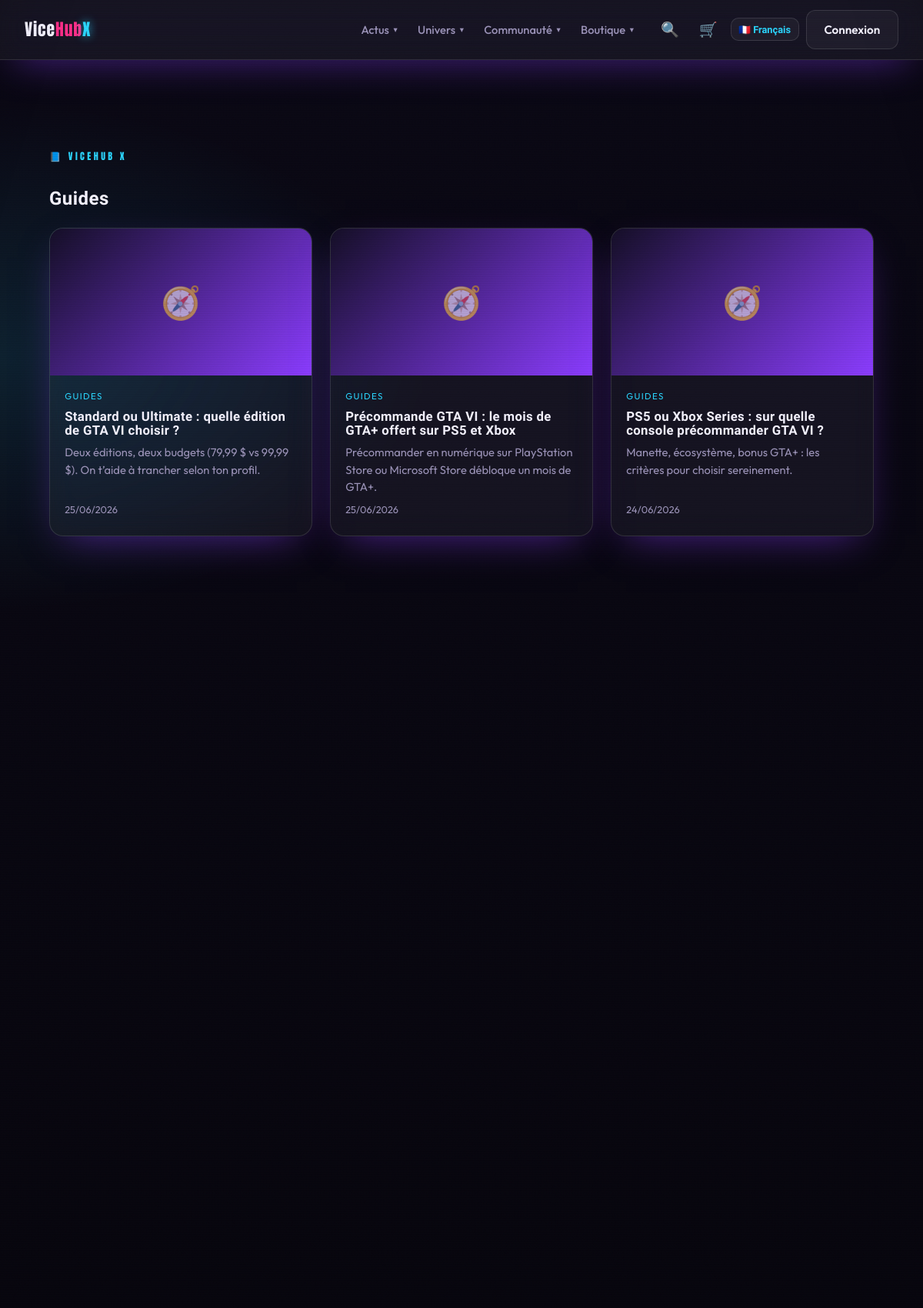
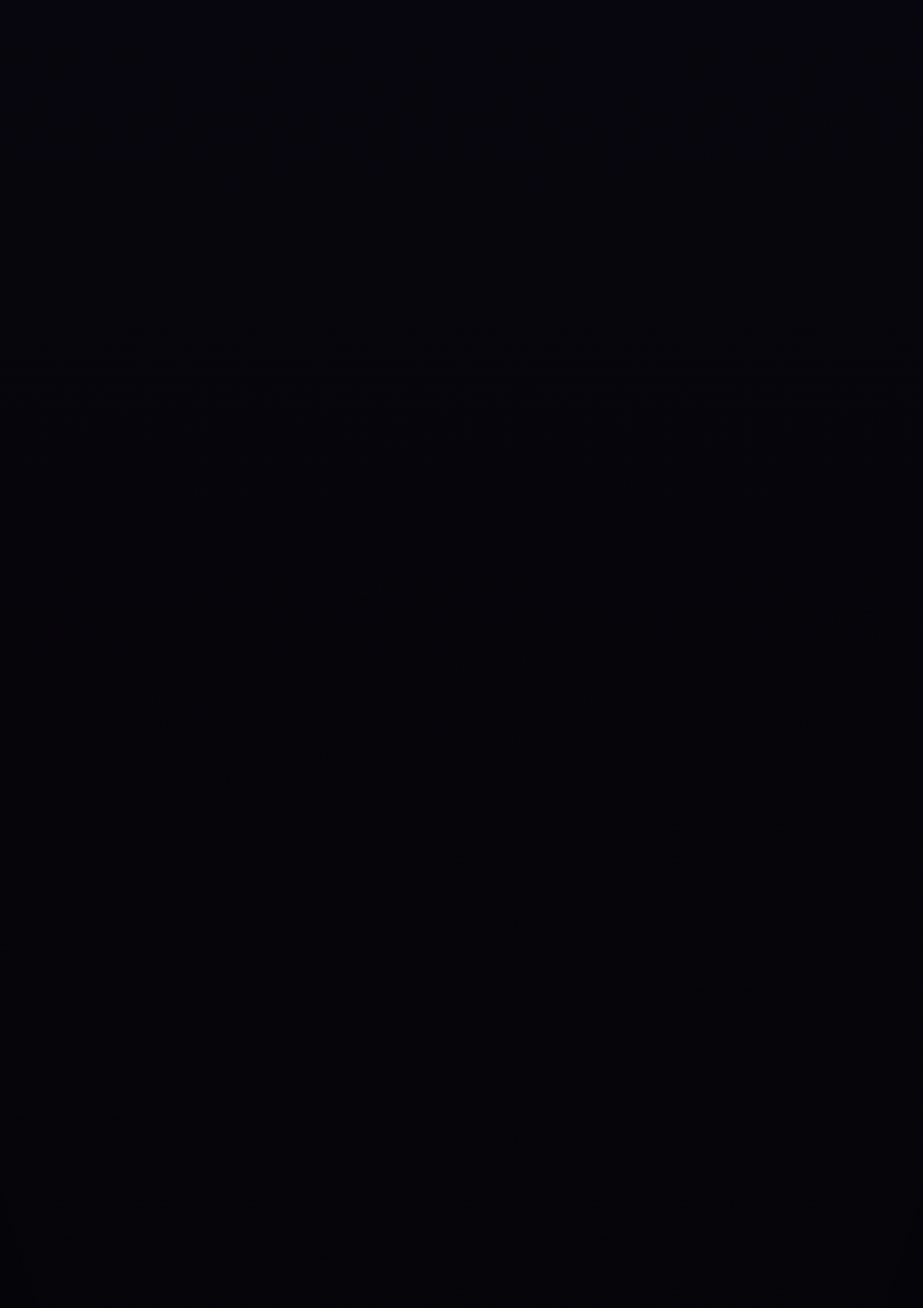
Page /pages/guides.php (upper part) on the committed database (2 pictures, top to bottom).
### tables this page shows
CREATE TABLE articles (
    id           INT AUTO_INCREMENT PRIMARY KEY,
    category_id  INT,
    lang         ENUM('fr','en') NOT NULL DEFAULT 'fr',
    title        VARCHAR(200) NOT NULL,
    slug         VARCHAR(220) NOT NULL UNIQUE,
    excerpt      VARCHAR(400),
    body         MEDIUMTEXT,
    badge        VARCHAR(20) DEFAULT NULL,
    image        VARCHAR(255) DEFAULT NULL,
    image_prompt TEXT DEFAULT NULL,             
    author_id    INT DEFAULT NULL,
    source_id    INT DEFAULT NULL,              
    status       ENUM('draft','pending','published') NOT NULL DEFAULT 'draft',
    published_at DATETIME DEFAULT NULL,
    created_at   DATETIME NOT NULL DEFAULT CURRENT_TIMESTAMP,
    CONSTRAINT fk_articles_cat FOREIGN KEY (category_id)
        REFERENCES categories(id) ON DELETE SET NULL,
    INDEX idx_status (status),
    INDEX idx_lang (lang),
    INDEX idx_source (source_id)
);

### config/database.php (called while the page is built, shortened)
<?php
function db(): PDO
{
    static $pdo = null;
    if ($pdo instanceof PDO) {
        return $pdo;
    }
    $dsn = sprintf(
        'mysql:host=%s;port=%s;dbname=%s;charset=utf8mb4',
        DB_HOST,
        DB_PORT,
        DB_NAME
    );
    try {
        $pdo = new PDO($dsn, DB_USER, DB_PASS, [
            PDO::ATTR_ERRMODE            => PDO::ERRMODE_EXCEPTION,
            PDO::ATTR_DEFAULT_FETCH_MODE => PDO::FETCH_ASSOC,
            PDO::ATTR_EMULATE_PREPARES   => false,
        ]);
    } catch (PDOException $e) {
        http_response_code(500);
        $hint = (getenv('APP_ENV') ?: 'dev') === 'prod'
            ? 'Service momentanément indisponible.'
            : 'Connexion base de données impossible : ' . $e->getMessage()
              . ' — vérifiez config/config.php et que la base "' . DB_NAME . '" existe.';
        exit('<p style="font-family:sans-serif;padding:2rem;color:#fff;background:#0a0a12">'
            . htmlspecialchars($hint, ENT_QUOTES, 'UTF-8') . '</p>');
    }
    return $pdo;
}

### pages/guides.php (the view, shortened to what this page needs)
<?php
$articles = get_articles(['category' => 'guides', 'lang' => lang()]);
require ROOT_PATH . '/includes/header.php';
?>
<section class="section">
    <span class="eyebrow">📘 ViceHub X</span>
    <h1><?= e(t('page_guides_title')) ?></h1>
    <?php if ($articles): ?>
    <div class="cards" style="margin-top:1.5rem">
        <?php foreach ($articles as $a): ?>
            <article class="card glass reveal">
                <?= media_html($a['image'] ?? '', '🧭', $a['title']) ?>
                <div class="card__body">
                    <span class="card__cat"><?= e(t('nav_guides')) ?></span>
                    <h3 class="card__title"><a href="<?= e(with_lang(url('pages/article.php?slug=' . urlencode($a['slug'])))) ?>"><?= e($a['title']) ?></a></h3>
                    <p class="card__excerpt"><?= e($a['excerpt']) ?></p>
                    <span class="card__date"><?= e(fmt_date($a['published_at'])) ?></span>
                </div>
            </article>
        <?php endforeach; ?>
    </div>
    <?php else: ?>
        <p class="muted"><?= e(t('no_content')) ?></p>
    <?php endif; ?>
</section>
<?php require ROOT_PATH . '/includes/footer.php'; ?>

### includes/functions.php (shortened to what this page needs)
<?php
function e(?string $value): string
{
    return htmlspecialchars((string) $value, ENT_QUOTES | ENT_SUBSTITUTE, 'UTF-8');
}
function t(string $key): string
{
    return $GLOBALS['LANG'][$key] ?? ($GLOBALS['LANG_FALLBACK'][$key] ?? $key);
}
function lang(): string
{
    return $GLOBALS['LANG_CODE'] ?? 'fr';
}
function with_lang(string $url): string
{
    if (lang() === 'fr') {
        return $url;
    }
    $sep = str_contains($url, '?') ? '&' : '?';
    return $url . $sep . 'lang=' . lang();
}
function url(string $path): string
{
    $path = ltrim($path, '/');
    $query = '';
    if (($qpos = strpos($path, '?')) !== false) {
        $query = substr($path, $qpos + 1);
        $path  = substr($path, 0, $qpos);
    }
    parse_str($query, $params);
    $pretty = static function (string $prefix, string $value, string $key) use ($params): string {
        unset($params[$key]);
        $rest = $params ? '?' . http_build_query($params) : '';
        return BASE_URL . '/' . $prefix . '/' . rawurlencode($value) . $rest;
    };
    if ($path === '' || $path === 'index.php') {
        $rest = $params ? '?' . http_build_query($params) : '';
        return BASE_URL . '/' . $rest;
    }
    if ($path === 'pages/article.php' && isset($params['slug']))        { return $pretty('article', (string) $params['slug'], 'slug'); }
    if (preg_match('#^pages/([a-z0-9-]+)\.php$#', $path, $m)) {
        return BASE_URL . '/' . $m[1] . ($query !== '' ? '?' . $query : '');
    }
    return BASE_URL . '/' . $path . ($query !== '' ? '?' . $query : '');
}
function fmt_date(?string $datetime): string
{
    $ts = strtotime($datetime);
    return $ts ? date('d/m/Y', $ts) : '';
}
function get_articles(array $filters = []): array
{
    $sql = "SELECT a.*, c.slug AS category_slug, c.name AS category_name
            FROM articles a
            LEFT JOIN categories c ON c.id = a.category_id
            WHERE a.status = 'published'";
    $params = [];
    if (!empty($filters['category'])) {
        $sql .= ' AND c.slug = ?';
        $params[] = $filters['category'];
    }
    if (!empty($filters['lang'])) {
        $sql .= ' AND a.lang = ?';
        $params[] = $filters['lang'];
    }
    $sql .= ' ORDER BY a.published_at DESC, a.id DESC';
    $stmt = db()->prepare($sql);
    $stmt->execute($params);
    return $stmt->fetchAll();
}
function cdn_url(string $filename): string
{
    static $map = null;
    if ($map === null) {
        $f = ROOT_PATH . '/config/cdn_map.php';
        $map = is_file($f) ? (require $f) : [];
    }
    return $map[$filename] ?? '';
}
function img_src(?string $path): string
{
    $path = trim((string) $path);
    if ($path === '' || str_contains($path, '/preview.php') || str_contains($path, '/img.php') || str_starts_with($path, 'data:')) {
        return $path;
    }
    $rel = ltrim($path, '/');
    $cdn = cdn_url(basename($rel));
    return $cdn !== '' ? $cdn : $path;
}
function webp_variant(string $src): string
{
    if (preg_match('#^https?://#i', $src)) {
        return '';
    }
    return '';
}
function media_html(?string $img, string $emoji, string $alt = ''): string
{
    $src = img_src($img);
    $alt = $alt !== '' ? $alt : 'Illustration GTA VI — ViceHub X';
    $out = '<div class="card__media"><span class="card__emoji" aria-hidden="true">' . $emoji . '</span>';
    if ($src !== '') {
        $img_tag = '<img class="card__img" src="' . e($src) . '" alt="' . e($alt)
            . '" loading="lazy" decoding="async" onerror="(this.closest(\'picture\')||this).remove()">';
        $webp = webp_variant($src);
        if ($webp !== '') {
            $out .= '<picture><source srcset="' . e($webp) . '" type="image/webp">' . $img_tag . '</picture>';
        } else {
            $out .= $img_tag;
        }
    }
    return $out . '</div>';
}

### rows in the picture
articles: title "Standard ou Ultimate : quelle édition de GTA VI choisir ?", excerpt "Deux éditions, deux budgets (79,99 $ vs 99,99 $). On t’aide à trancher selon ton profil.", published_at "25/06/2026"
articles: title "Précommande GTA VI : le mois de GTA+ offert sur PS5 et Xbox", excerpt "Précommander en numérique sur PlayStation Store ou Microsoft Store débloque un mois de GTA+.", published_at "25/06/2026"
articles: title "PS5 ou Xbox Series : sur quelle console précommander GTA VI ?", excerpt "Manette, écosystème, bonus GTA+ : les critères pour choisir sereinement.", published_at "24/06/2026"

### other values in the picture
$item['label'] "Actus"
$item['label'] "Univers"
$item['label'] "Communauté"
$item['label'] "Boutique"
t('page_guides_title') "Guides"
form field value "🇫🇷 Français"
